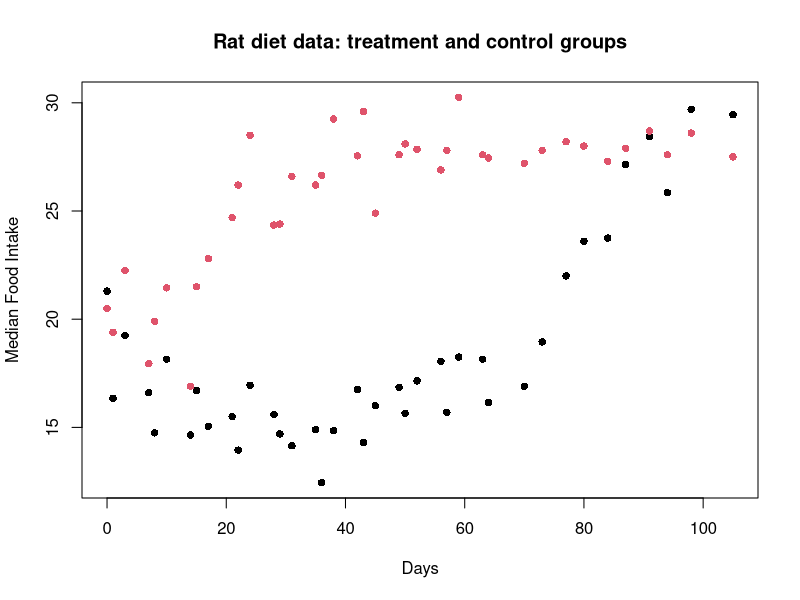
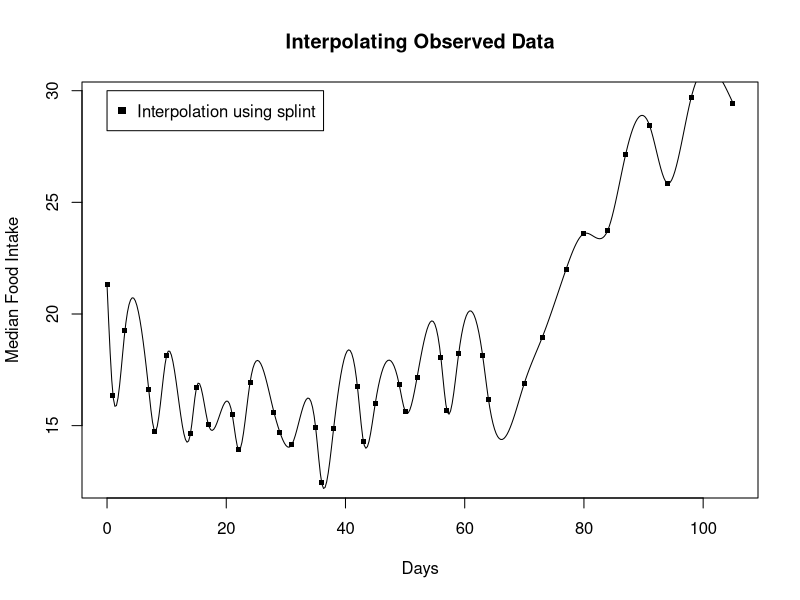
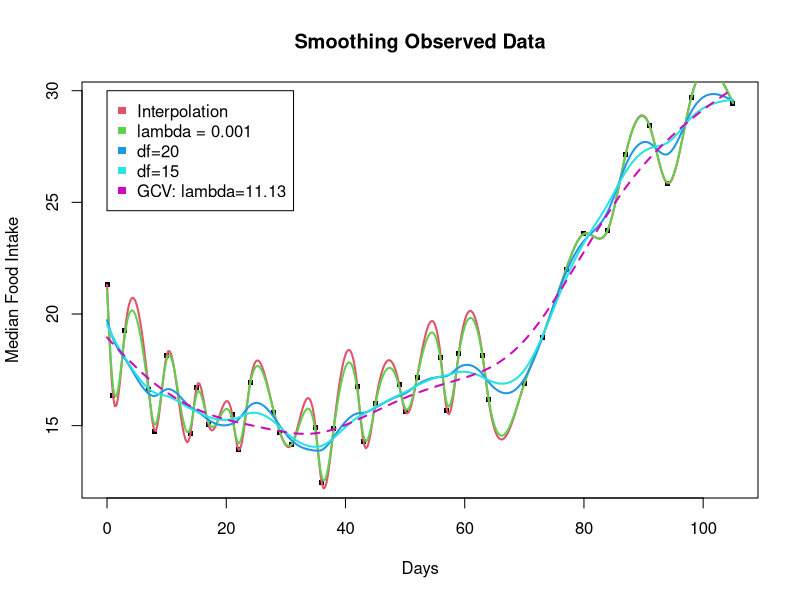
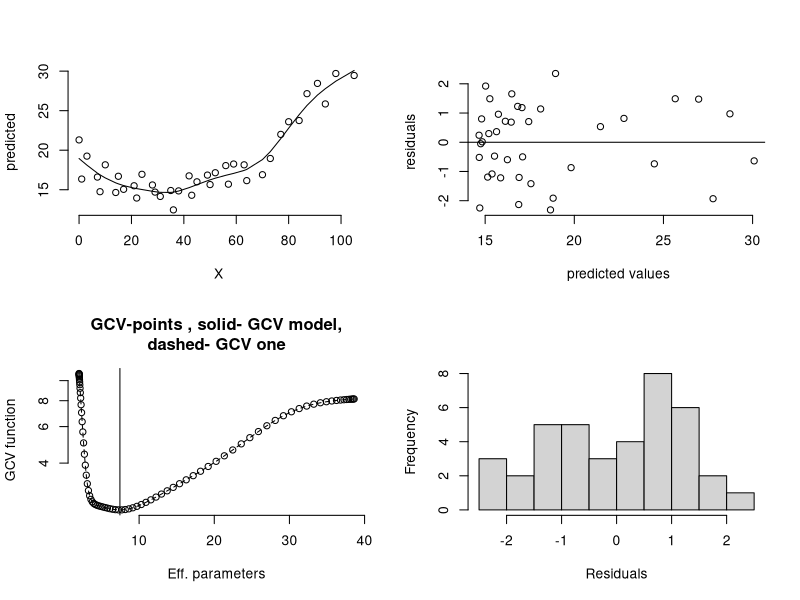
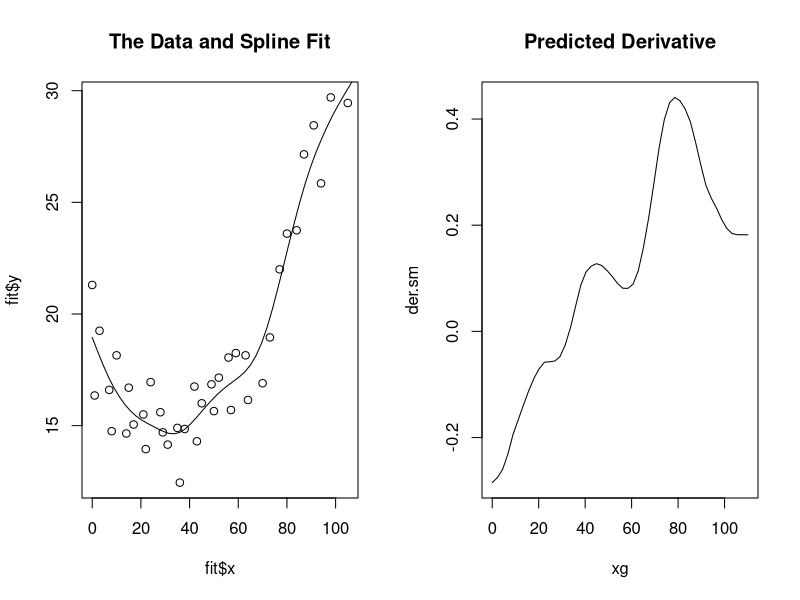
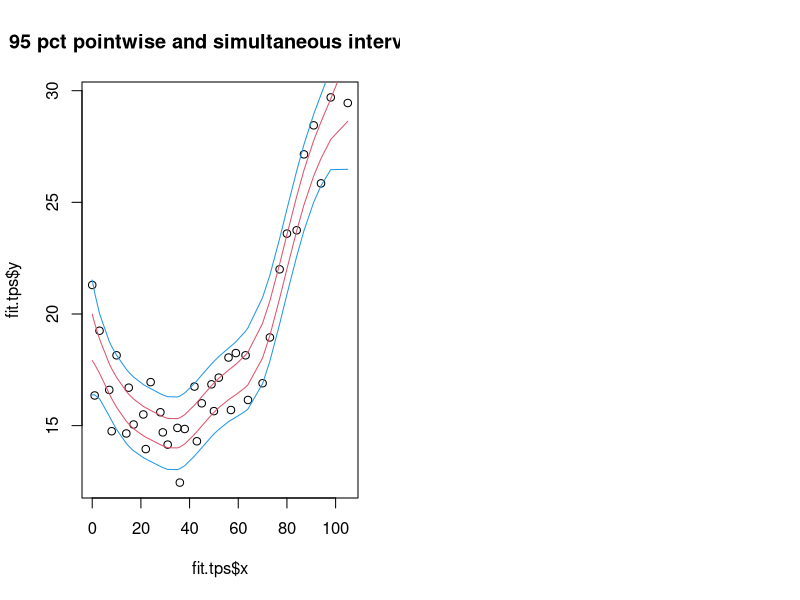

Recreate these plots in R, in order. (Note: this script raises an error after producing the figures.)
## ---- chunk 1
knitr::opts_chunk$set(echo = TRUE, cache=TRUE)
library(fields)
## ---- chunk 2
# 1d example
data("rat.diet")
x <- rat.diet$t
y <- rat.diet$trt
matplot( rat.diet$t, cbind( rat.diet$trt, rat.diet$con), 
          ylab="Median Food Intake", xlab="Days", pch=16)
title("Rat diet data: treatment and control groups")
## ---- chunk 3
grd <- seq(range(x)[1], range(x)[2], length.out = 400)
spl <- splint(x,y,grd)
plot(y~x, pch=".", cex=5, ylab="Median Food Intake", xlab="Days")
title("Interpolating Observed Data")
lines(grd,spl)
legend( x=0 , y=30, legend=c("Interpolation using splint"), 
        col=c("black"), pch=15, cex=1)
## ---- chunk 4
#Note this small lambda almost interpolates, close to splint model fit above
sr <- sreg(x,y, lambda=0.001)
pr <- predict(sr, grd)

#Fit a model with fewer effective degrees of freedom
spl2 <- splint(x,y, grd, df=20)
#Think of reducing df as increasing the smoothness of the model
spl3 <- sreg(x,y,df=15)
pr3 <- predict(spl3, grd)
spl4 <- sreg(x,y)
pr4 <- predict(spl4,grd)
plot(y~x, pch=".", cex=5, ylab="Median Food Intake", xlab="Days")
title("Smoothing Observed Data")
mat <- cbind( spl, pr, spl2, pr3, pr4)
matplot(grd,mat,col=2:6,lwd=2,type="l",lty=c(rep(1,4),2),add=TRUE) 
legend( x=0 , y=30, legend=c("Interpolation","lambda = 0.001", "df=20", "df=15",
                             "GCV: lambda=11.13"), col=2:6, pch=15, cex=1)
## ---- chunk 5
fit <- sreg(x,y) # fit a GCV spline to test group of rats
summary( fit)
## ---- chunk 6
set.panel(2,2)
plot(fit) # four diagnostic plots of fit
## ---- chunk 7
predict( fit) # predicted values at data points
xg <- seq(0,110,,50)
sm <-predict( fit, xg) # spline fit at 50 equally spaced points
der.sm <- predict( fit, xg, deriv=1) # derivative of spline fit
## ---- chunk 8
set.panel( 1,2)
plot( fit$x, fit$y) # the data
lines( xg, sm) # the spline
title("The Data and Spline Fit")
plot( xg,der.sm, type="l") # plot of estimated derivative
title("Predicted Derivative")
## ---- chunk 9
# Using Tps on the rat.diet data
# Tps allows uncertainty quantification
fit.tps<-Tps( x,y, scale="unscaled")
summary( fit.tps)
## ---- chunk 10
# compare sreg and Tps results to show the adjustment to lambda.
predict( fit)-> look
predict( fit.tps, lambda=fit$lambda*fit$N)-> look2
# test.for.zero is a testing function that checks for equality within tolerance
# silence means it checks to 1e-8
test.for.zero( look, look2) 
## ---- chunk 11
SE <- predictSE(fit.tps)

# 95% pointwise prediction intervals
Zvalue<- qnorm(.0975)
upper<- fit.tps$fitted.values + Zvalue* SE
lower<- fit.tps$fitted.values - Zvalue* SE

# conservative, simultaneous Bonferroni bounds
ZBvalue<- qnorm(1- .025/fit$N)
upperB<- fit.tps$fitted.values + ZBvalue* SE
lowerB<- fit.tps$fitted.values - ZBvalue* SE

plot( fit.tps$x, fit.tps$y)
lines( fit.tps$predicted, lwd=2)
matlines( fit.tps$x,
          cbind( lower, upper, lowerB, upperB), type="l", 
          col=c( 2,2,4,4), lty=1)
title( "95 pct pointwise and simultaneous intervals")
## ---- chunk 12
x <- WorldBankCO2[,'Pop.urb']
y <- log10(WorldBankCO2[,'CO2.cap'])
out.fast <- fastTps(x,y,lambda=2, theta=20)
plot(x,y)
xgrid<- seq(  min(x), max(x),,300)
fhat.fast <- predict( out.fast,xgrid)
#se.fast <- predictSE( out.fast) 
lines( xgrid, fhat.fast)
#lines( xgrid, fhat.fast+1.96*se.fast, col=2, lty=2)
#lines( xgrid, fhat.fast-1.96*se.fast, col=2, lty=2)
title('fastTps fit')
